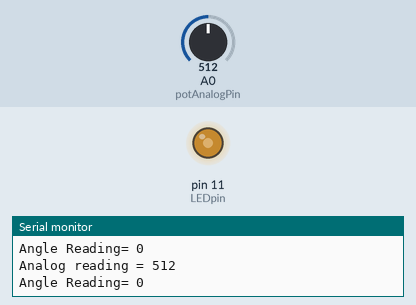
Bench run of a sketch on a simulated Arduino Uno, built with avr-gcc and run on an emulated ATmega328P. Shown: output pins drawn as LEDs (lit = HIGH), the last lines printed to the serial monitor. The test bench sets the inputs (shaded band); at power-on: A0 (potAnalogPin) = 512.

Above: at 1.2 s.
1.3 s: A0 (potAnalogPin) set to 716
At 2.8 s:
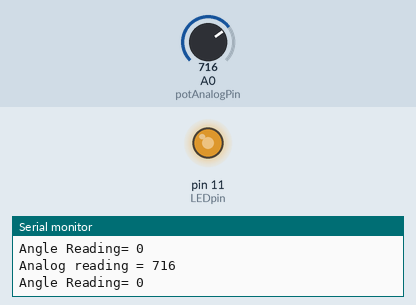
3.5 s: A0 (potAnalogPin) set to 900
At 4.4 s:
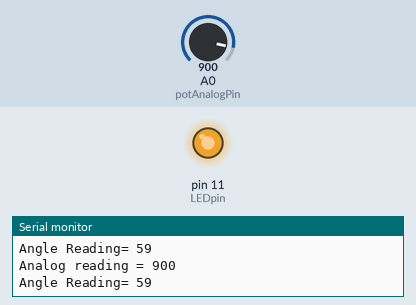
5.5 s: A0 (potAnalogPin) set to 122
At 7.2 s:
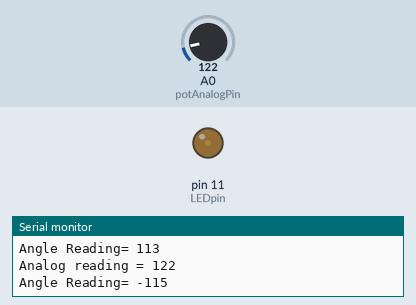
7.5 s: A0 (potAnalogPin) set to 0
At 8.8 s:
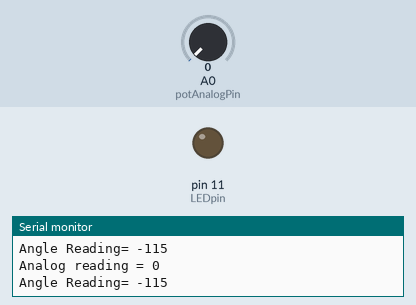
9.5 s: A0 (potAnalogPin) set to 511
At 10.4 s:
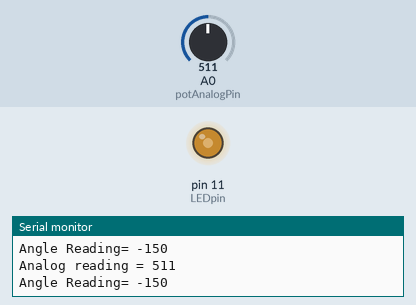
Timing chart, 0 to 12.5 s (numbered marks = the images above; inputs shaded):
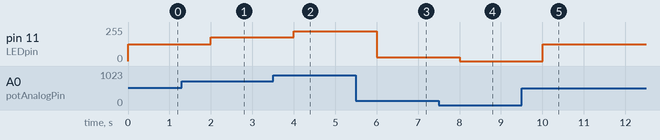

Measured:
- after the input at 1.3 s, pin 11 (LEDpin): 127/255 → 178/255 after 0.70 s
- after the input at 3.5 s, pin 11 (LEDpin): 178/255 → 224/255 after 0.50 s
- after the input at 5.5 s, pin 11 (LEDpin): 224/255 → 30/255 after 0.51 s
- after the input at 7.5 s, pin 11 (LEDpin): 30/255 → 0/255 after 0.51 s
- after the input at 9.5 s, pin 11 (LEDpin): 0/255 → 127/255 after 0.51 s

The sketch:

potcalibraton.ino
```cpp
int potAnalogPin = 0; // FSR is connected to analog 0
int LEDpin = 11;      // connect Red LED to pin 11 (PWM pin)
int potReading;      // the analog reading from the FSR resistor divider
int LEDbrightness;
int PotAngle;   // angle of the potentiometer
int potAngleRead;
void setup(void) {
  Serial.begin(9600);   // We'll send debugging information via the Serial monitor
  pinMode(LEDpin, OUTPUT);
}

void loop(void) {
  potReading = analogRead(potAnalogPin);
  Serial.print("Analog reading = ");
  Serial.println(potReading);

  // we'll need to change the range from the analog reading (0-1023) down to the range
  // used by analogWrite (0-255) with map!
  LEDbrightness = map(potReading*1, 0, 1023, 0, 255);
  // Angular calibration
  potAngleRead= analogRead(potAnalogPin);
  Serial.print("Angle Reading= ");
  Serial.println(PotAngle);
  PotAngle = map(potAngleRead*1,0,1023,-150,150);

  // LED gets brighter the harder you press
  analogWrite(LEDpin, LEDbrightness); // here you are using PWM !!!

  delay(1000);
}
```
